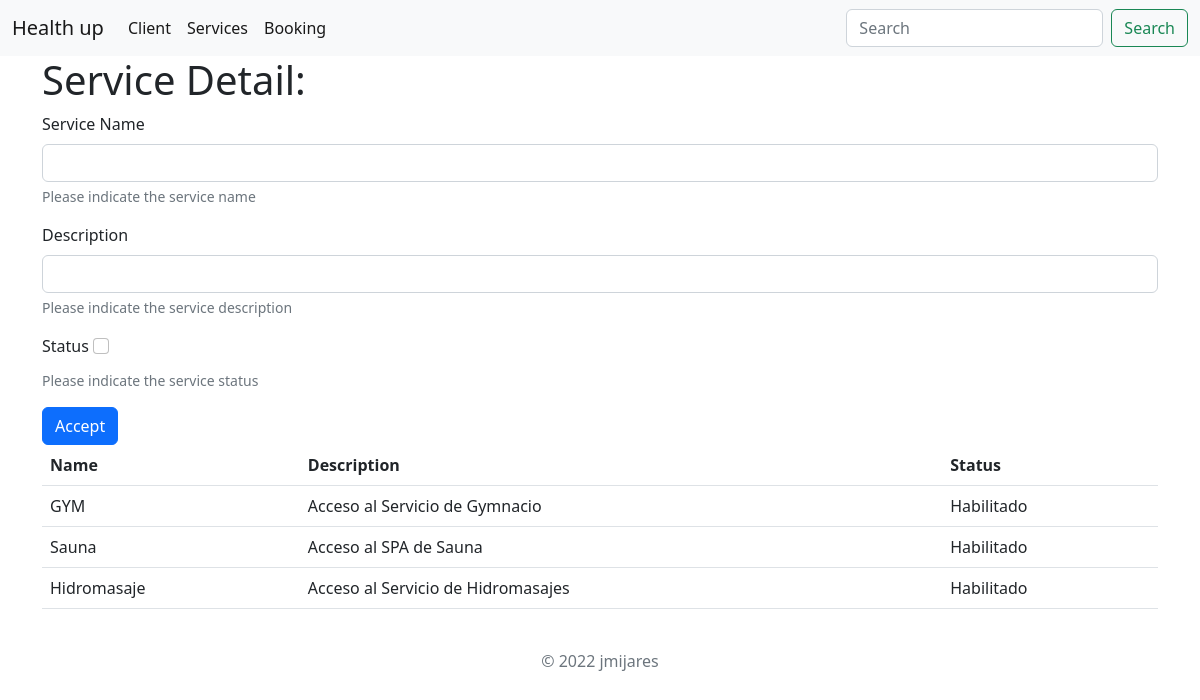
The app's page /service/, older data.
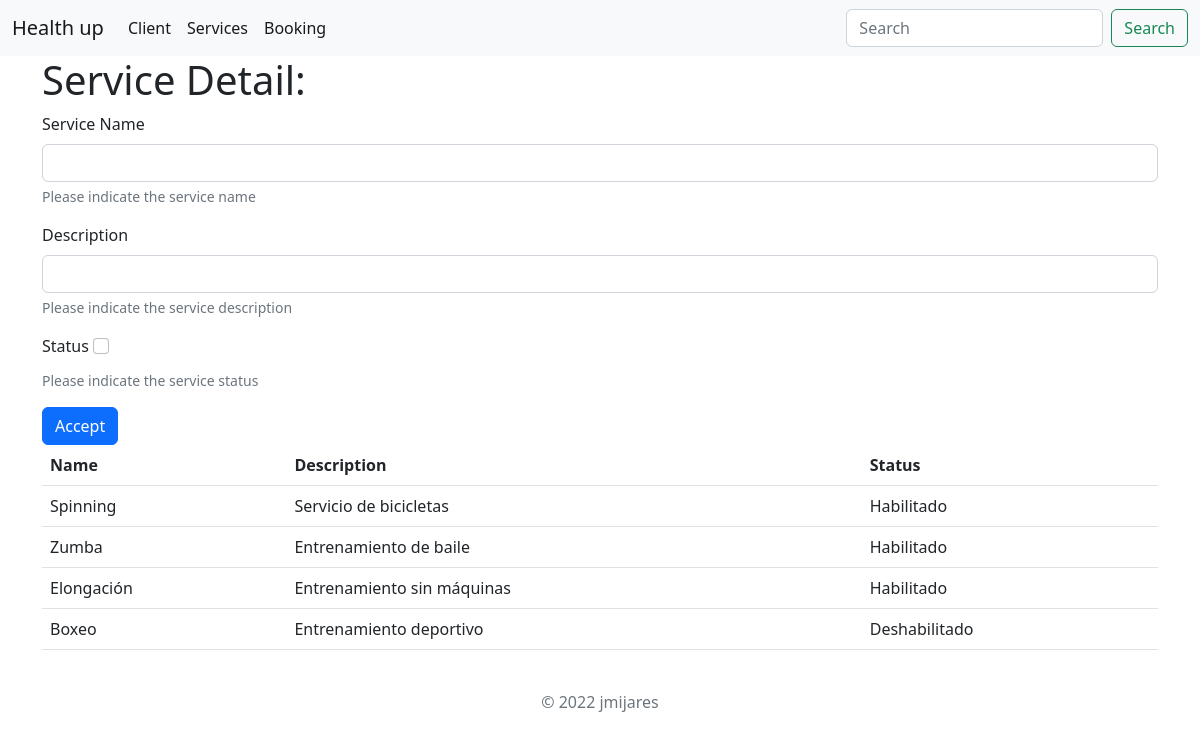
The same page, newer data.
### health/models.py (models this page shows)
class Service(models.Model):
    name = models.CharField(max_length=50)
    description = models.CharField(max_length=200)
    status = models.BooleanField()

### health/views.py (the view, shortened to what this page needs)
# urls.py: path('service/', service_view),
def service_view(self):
    service_name = self.POST.get('name')
    service_description = self.POST.get('description')
    service_status = self.POST.get('status')
    service_dic ={"services": Service.objects.all()}
    service_template = loader.get_template('service.html')
    service_render = service_template.render(service_dic)
    return HttpResponse(service_render)

### health_up/templates/service.html (shortened to what this page needs)
{% extends "base.html" %}
{% block content %}
<div class="container">
    <h1>Service Detail:</h1>
        <form method="post" action="/service/">
            <div class="mb-3">
                <label for="service_name" class="form-label">Service Name</label>
                <input type="text" class="form-control" id="service_name" name="name" aria-describedby="service_name_help">
                <div id="service_name_help" class="form-text">Please indicate the service name</div>
            </div>
            <div class="mb-3">
                <label for="service_description" class="form-label">Description</label>
                <input type="text" class="form-control" id="service_description" name="description" aria-describedby="service_description_help">
                <div id="service_description_help" class="form-text">Please indicate the service description</div>
            </div>
            <div class="mb-3">
                <label for="status" class="form-label">Status</label>
                <input type="checkbox" class="form-check-input" id="status" name="status" aria-describedby="service_status_help">
                <div id="service_status_help" class="form-text">Please indicate the service status</div>
            </div>
            <button type="submit" class="btn btn-primary">Accept</button>
        </form>
        <table class="table table-hover">
            <thead>
                <tr>
                    <th scope="col">Name</th>
                    <th scope="col">Description</th>
                    <th scope="col">Status</th>
                </tr>
            </thead>
            <tbody>
                <tr>
                    {% for service in services %}
                    <td>{{service.name}}</td>
                    <td>{{service.description}}</td>
                    <td>{% if service.status == True%}
                            Habilitado
                        {% else %}
                            Deshabilitado
                        {% endif %}
                    </td>
                </tr>
                    {% endfor %}
            </tbody>
        </table>
</div>
{% endblock %}

Row changes from the older to the newer data that the page shows:
removed Service: name "GYM", description "Acceso al Servicio de Gymnacio", status "Habilitado"
removed Service: name "Sauna", description "Acceso al SPA de Sauna", status "Habilitado"
removed Service: name "Hidromasaje", description "Acceso al Servicio de Hidromasajes", status "Habilitado"
added Service: name "Spinning", description "Servicio de bicicletas", status "Habilitado"
added Service: name "Zumba", description "Entrenamiento de baile", status "Habilitado"
added Service: name "Elongación", description "Entrenamiento sin máquinas", status "Habilitado"
added Service: name "Boxeo", description "Entrenamiento deportivo", status "Deshabilitado"
